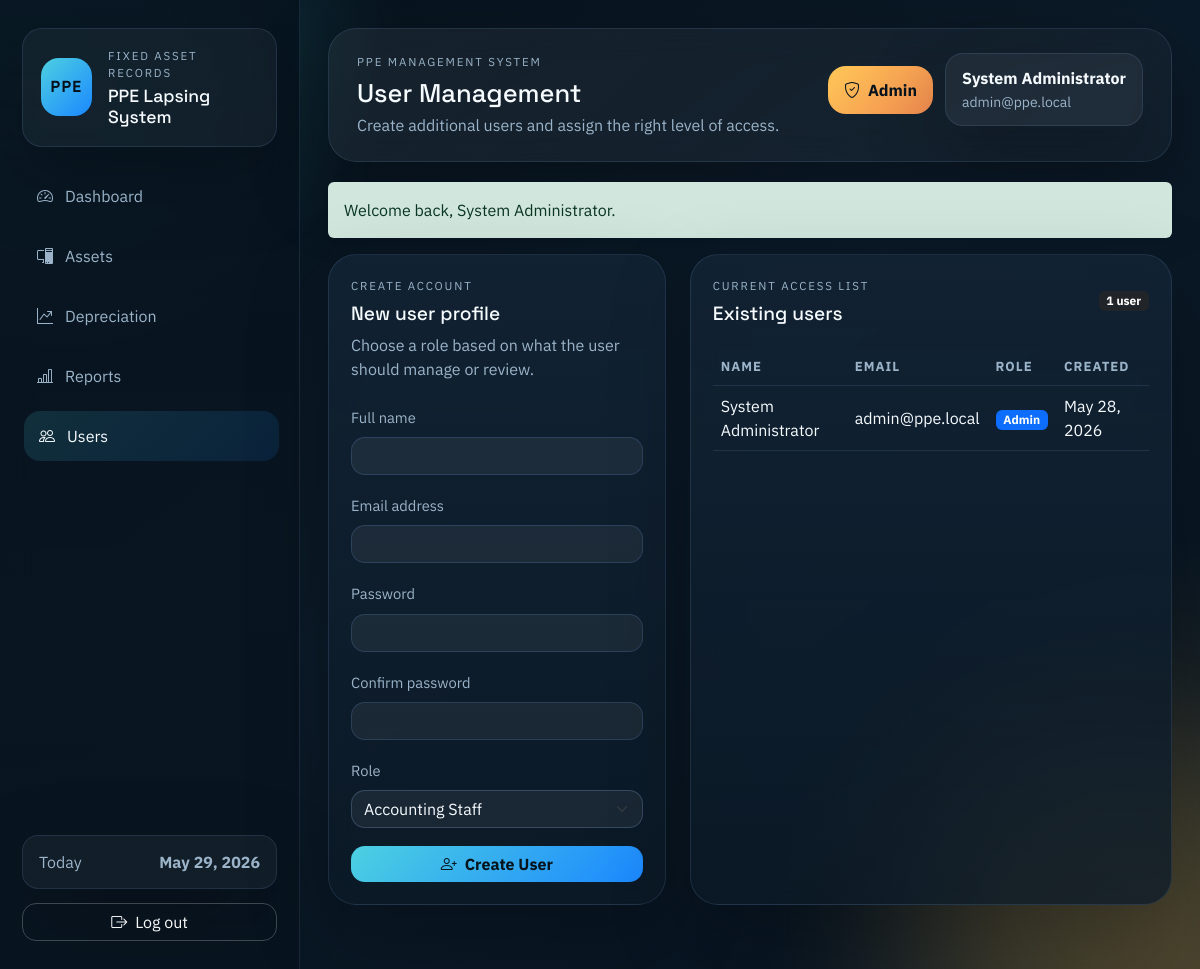
The page /auth/register.php (signed in) on the database its author committed.
### tables this page shows
CREATE TABLE IF NOT EXISTS users (
    user_id INT AUTO_INCREMENT PRIMARY KEY,
    full_name VARCHAR(100) NOT NULL,
    email VARCHAR(100) NOT NULL UNIQUE,
    password VARCHAR(255) NOT NULL,
    role ENUM('Admin', 'Accounting Staff', 'Auditor') DEFAULT 'Accounting Staff',
    created_at TIMESTAMP DEFAULT CURRENT_TIMESTAMP
);

### config/database.php (called while the page is built, shortened)
<?php
$dbConnectionError = null;
function db_error(): ?string
{
    global $dbConnectionError;
    return $dbConnectionError;
}

### functions/depreciation_function.php (called while the page is built, shortened)
<?php
function count_users(PDO $pdo): int
{
    return (int) $pdo->query('SELECT COUNT(*) FROM users')->fetchColumn();
}
function fetch_users(PDO $pdo): array
{
    $statement = $pdo->query('SELECT user_id, full_name, email, role, created_at FROM users ORDER BY created_at DESC');
    return $statement->fetchAll() ?: [];
}

### auth/register.php (the view, shortened to what this page needs)
<?php
$databaseError = db_error();
$pdo = $databaseError === null ? db() : null;
$userCount = $pdo instanceof PDO ? count_users($pdo) : 0;
$bootstrapSetup = $userCount === 0;
$form = [
    'full_name' => trim((string) request_value('full_name', '')),
    'email' => trim((string) request_value('email', '')),
    'role' => (string) request_value('role', 'Accounting Staff'),
];
require_once APP_ROOT . '/includes/header.php';
?>
<?php if ($databaseError !== null): ?>
    <div class="alert alert-danger">Database connection failed: <?= e($databaseError) ?></div>
<?php else: ?>
    <div class="row g-4">
        <div class="col-lg-5">
            <section class="shell-card h-100">
                <div class="mb-4">
                    <p class="eyebrow mb-2"><?= $bootstrapSetup ? 'Initial setup' : 'Create account' ?></p>
                    <h2 class="section-title mb-2"><?= $bootstrapSetup ? 'First administrator' : 'New user profile' ?></h2>
                    <p class="section-subtitle">
                        <?= $bootstrapSetup ? 'This first account will automatically become an Admin.' : 'Choose a role based on what the user should manage or review.' ?>
                    </p>
                </div>
                <form method="post" class="stack-gap">
                    <div>
                        <label class="form-label" for="full_name">Full name</label>
                        <input class="form-control" id="full_name" name="full_name" value="<?= e($form['full_name']) ?>" required>
                    </div>
                    <div>
                        <label class="form-label" for="email">Email address</label>
                        <input class="form-control" id="email" name="email" type="email" value="<?= e($form['email']) ?>" required>
                    </div>
                    <div>
                        <label class="form-label" for="password">Password</label>
                        <input class="form-control" id="password" name="password" type="password" minlength="6" required>
                    </div>
                    <div>
                        <label class="form-label" for="confirm_password">Confirm password</label>
                        <input class="form-control" id="confirm_password" name="confirm_password" type="password" minlength="6" required>
                    </div>
                    <div>
                        <label class="form-label" for="role">Role</label>
                        <select class="form-select" id="role" name="role" <?= $bootstrapSetup ? 'disabled' : '' ?>>
                            <option value="Accounting Staff" <?= selected_if($form['role'], 'Accounting Staff') ?>>Accounting Staff</option>
                        </select>
                    </div>
                    <button class="btn btn-primary" type="submit">
                        <i class="bi bi-person-plus me-2"></i><?= $bootstrapSetup ? 'Create Admin Account' : 'Create User' ?>
                    </button>
                </form>
            </section>
        </div>
        <?php if (!$bootstrapSetup): ?>
            <div class="col-lg-7">
                <section class="shell-card h-100">
                    <div class="d-flex justify-content-between align-items-center mb-4">
                        <div>
                            <p class="eyebrow mb-2">Current access list</p>
                            <h2 class="section-title mb-0">Existing users</h2>
                        </div>
                        <span class="badge text-bg-dark"><?= e((string) $userCount) ?> <?= e(pluralize($userCount, 'user')) ?></span>
                    </div>
                    <div class="table-wrap">
                        <table class="table align-middle">
                            <thead>
                                <tr>
                                    <th>Name</th>
                                    <th>Email</th>
                                    <th>Role</th>
                                    <th>Created</th>
                                </tr>
                            </thead>
                            <tbody>
                                <?php foreach (fetch_users($pdo) as $user): ?>
                                    <tr>
                                        <td><?= e($user['full_name']) ?></td>
                                        <td><?= e($user['email']) ?></td>
                                        <td><span class="badge <?= e(role_badge_class((string) $user['role'])) ?>"><?= e($user['role']) ?></span></td>
                                        <td><?= e(format_date((string) $user['created_at'])) ?></td>
                                    </tr>
                                <?php endforeach; ?>
                            </tbody>
                        </table>
                    </div>
                </section>
            </div>
        <?php endif; ?>
    </div>
<?php endif; ?>
<?php require_once APP_ROOT . '/includes/footer.php'; ?>

### assets/css/app.css (style rules this page uses)
:root { --bg-950: #07131f; --bg-900: #0d1c2b; --bg-850: rgba(13, 28, 43, 0.86); --panel-900: rgba(12, 26, 39, 0.78); --panel-800: rgba(18, 35, 52, 0.9); --line-soft: rgba(155, 197, 255, 0.12); --line-strong: rgba(155, 197, 255, 0.22); --text-main: #f6fbff; --text-soft: #9bb4c9; --accent: #4dd0e1; --accent-2: #ffc857; --danger: #ff8a80; --success: #7be495; --radius-xl: 28px; --radius-lg: 20px; --radius-md: 14px; --shadow-soft: 0 28px 80px rgba(0, 0, 0, 0.26); }
* { box-sizing: border-box; }
body { min-height: 100vh; color: var(--text-main); background: radial-gradient(circle at top left, rgba(77, 208, 225, 0.22), transparent 26%), radial-gradient(circle at bottom right, rgba(255, 200, 87, 0.18), transparent 28%), linear-gradient(145deg, #06111a 0%, #0b1a28 48%, #07131f 100%); font-family: 'IBM Plex Sans', sans-serif; position: relative; }
.dashboard-body, .auth-body { overflow-x: hidden; }
.brand-block, .topbar, .shell-card, .sidebar-note, .user-pill, .auth-card, .hero-panel { border: 1px solid var(--line-soft); box-shadow: var(--shadow-soft); }
.brand-kicker, .eyebrow { text-transform: uppercase; letter-spacing: 0.16em; font-size: 0.72rem; color: var(--text-soft); }
.shell-card, .glass-card, .table-card, .metric-card, .auth-card, .hero-panel { background: linear-gradient(180deg, var(--panel-800), var(--panel-900)); border-radius: var(--radius-xl); backdrop-filter: blur(14px); }
.shell-card, .glass-card, .table-card { padding: 22px; }
.section-title { font-family: 'Space Grotesk', sans-serif; font-size: 1.2rem; }
.section-subtitle { color: var(--text-soft); margin-bottom: 0; }
.table-wrap { overflow-x: auto; }
.table { --bs-table-bg: transparent; --bs-table-color: var(--text-main); --bs-table-border-color: var(--line-soft); margin-bottom: 0; }
.table thead th { border-bottom-width: 1px; color: var(--text-soft); font-size: 0.82rem; text-transform: uppercase; letter-spacing: 0.08em; }
.form-control, .form-select, .form-control:focus, .form-select:focus, .form-control[readonly] { background-color: rgba(255, 255, 255, 0.06); border-color: var(--line-strong); color: var(--text-main); border-radius: 14px; box-shadow: none; }
.form-select option, .form-select optgroup { color: #08131d; background-color: #f6fbff; }
.form-control::placeholder { color: rgba(255, 255, 255, 0.45); }
.form-label { color: var(--text-soft); font-size: 0.92rem; }
.btn { border-radius: 14px; }
.btn-primary { background: linear-gradient(135deg, #4dd0e1, #1b88ff); border: none; color: #05131c; font-weight: 700; }
.stack-gap { display: grid; gap: 18px; }

### rows shown on the page
users: full_name "System Administrator", email "admin@ppe.local", role "Admin", created_at "May 28, 2026"

### other values the page prints
$item['label'] "Dashboard"
$item['label'] "Assets"
$item['label'] "Depreciation"
$item['label'] "Reports"
$item['label'] "Users"
$pageHeading "User Management"
$pageDescription "Create additional users and assign the right level of access."
$loggedInUser['role'] "Admin"
$loggedInUser['full_name'] "System Administrator"
$loggedInUser['email'] "admin@ppe.local"
$message['message'] "Welcome back, System Administrator."
$userCount "1"
pluralize($userCount, 'user') "user"
